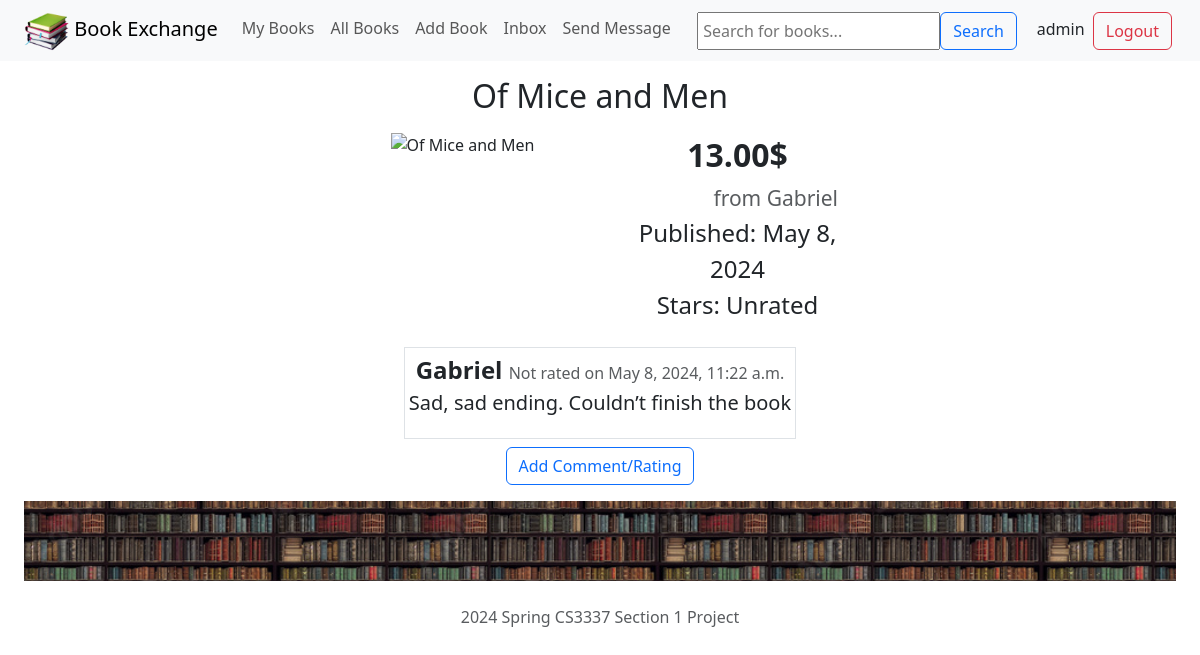
Page /book_detail/1 (signed in) on the committed database.
### bookMng/models.py (models this page shows, shortened)
class MainMenu(models.Model):
    item = models.CharField(max_length=200, unique=True)
    link = models.CharField(max_length=200, unique=True)

class Book(models.Model):
    name = models.CharField(max_length=200)
    web = models.URLField(max_length=300)
    price = models.DecimalField(decimal_places=2, max_digits=8)
    publishdate = models.DateField(auto_now=True)
    picture = models.FileField(upload_to='bookEx/static/uploads')
    pic_path = models.CharField(max_length=300, editable=False, blank=True)
    username = models.ForeignKey(User, blank=True, null=True, on_delete=models.CASCADE)
    @property
    def ratings_average(self):
        average = self.ratings.all().aggregate(models.Avg('value'))['value__avg']
        if average:
            return f"{average:.2g}/5 from {self.ratings_count} ratings"
        else:
            return "Unrated"

class Comment(models.Model):
    user = models.ForeignKey(User, blank=False, null=False, on_delete=models.CASCADE)
    commenter_body = models.TextField()
    date_added = models.DateTimeField(auto_now_add=True)
    book = models.ForeignKey(Book, blank=False, null=False, on_delete=models.CASCADE, related_name='comments')
    @property
    def rating_value(self): # can't name this just 'rating', because that's the related name
        try:
            return f"{self.rating.get().value:.2f}/5"
        except Rating.DoesNotExist:
            return "Not rated"

### bookMng/views.py (the view)
# urls.py: path('book_detail/<int:book_id>', views.book_detail, name='book_detail'),
@login_required(login_url=reverse_lazy('login'))
def book_detail(request, book_id):
    book = Book.objects.get(id=book_id)
    book.pic_path = book.picture.url[14:]
    return render(request,
                  'bookMng/book_detail.html',
                  {
                      'item_list': MainMenu.objects.all(),
                      'book': book
                  })

### bookEx/templates/bookMng/book_detail.html
{% extends "base.html" %}
{% load static %}
{% block content %}
<h2>{{ book.name }}</h2>
<div class="container p-2">
    <div class="row">
        <div class="col-md-6 offset-md-3">
            <div class="container">
                <div class="row">
                    <div class="col-sm">
                        <img class="img-fluid" src="{% static book.pic_path %}" alt="{{ book.name }}" class="book-image">
                    </div>
                    <div class="col-sm fs-4">
                        <strong class="fs-2">{{ book.price }}$</strong><br />
                        <small class="text-muted">&nbsp;&nbsp;&nbsp;&nbsp;&nbsp;&nbsp;&nbsp;&nbsp;&nbsp;&nbsp;&nbsp;&nbsp;&nbsp;&nbsp;from {{ book.username }}</small><br />
                        Published: {{ book.publishdate }}<br />
                        Stars: {{ book.ratings_average }}
                    </div>
                </div>
            </div>
        </div>
    </div>
</div>
<div class="container p-2">
    {% if not book.comments.all %}
    <p>No Comments Added Yet</p>
    {% else %}
    {% for comment in book.comments.all %}
    <div class="d-inline-block border border-rounded text-left p-1 m-2">
        <strong class="fs-4">{{comment.user}}&nbsp;</strong><small class="text-muted fs-6">{{comment.rating_value}} on {{comment.date_added}}</small><br />
        <p class="fs-5">{{comment.commenter_body}}</p>
    </div>
    <br />
    {% endfor %}
    {% endif %}
    <div>
        <a class="btn btn-outline-primary" href="{% url 'add-comment' book.id %}">Add Comment/Rating</a>
    </div>
</div>
{% endblock content %}

### bookEx/templates/base.html (shortened to what this page needs)
{% load static %}
<!DOCTYPE html>
<html lang="en">
<head>
    <link href="https://cdn.jsdelivr.net/npm/bootstrap@5.3.3/dist/css/bootstrap.min.css" rel="stylesheet">
</head>
<body>
    <header>
        <nav class="navbar navbar-expand-lg bg-body-tertiary navbar-light">
            <div class="container-fluid">
                <div class="collapse navbar-collapse container">
                    <ul class="navbar-nav">
                        <li>
                            <a class="navbar-brand" href="/">
                                <img src="{% static 'logo.png' %}" alt="Home" width="45" height="45" />
                                Book Exchange
                            </a>
                        </li>
                        {% block sidenav %}
                        {% for item in item_list %}
                        <li class="nav-item">
                            <a class="nav-link" href="{{ item.link }}">{{item.item}}</a>
                        </li>
                        {% endfor %}
                        {% endblock sidenav %}
                    </ul>
                </div>
                <form class="ms-auto d-inline-flex" action="{% url 'search' %}" method="post">
                    <input class="px-1" type="text" name="q" placeholder="Search for books...">
                    <button class="btn btn-outline-primary" type="submit">Search</button>
                </form>
                <span>
                    {% if user.is_authenticated %}
                    <form class="ms-auto text-nowrap px-3" action="{% url 'logout' %}?next=/" method="post">
                        <span class="px-1">{{ user.username }}</span>
                        <button class="btn btn-outline-danger" type="submit">Logout</button>
                    </form>
                    {% else %}
                    <form class="ms-auto text-nowrap px-3" action="{% url 'login' %}?next=/" method="get">
                        <span class="px-1">Not Logged In</span>
                        <button class="btn btn-outline-primary" type="submit">Login</button>
                        {% csrf_token %}
                    </form>
                    {% endif %}
                </span>
            </div>
        </nav>
    </header>
    <main class="container-fluid p-3 text-center">
        {% block content %}{% endblock content %}
        <img class="img-fluid p-2 w-100" src="{% static 'shelf.png' %}" alt="Banner">
    </main>
    <footer class="text-center text-muted">
        2024 Spring CS3337 Section 1 Project
    </footer>
</body>
</html>

### rows in the picture
MainMenu: item "My Books"
MainMenu: item "All Books"
MainMenu: item "Add Book"
MainMenu: item "Inbox"
MainMenu: item "Send Message"
Book: name "Of Mice and Men", price "13.00", username "Gabriel", publishdate "May 8, 2024", ratings_average "Unrated"
Comment: user "Gabriel", rating_value "Not rated", date_added "May 8, 2024, 11:22 a.m.", commenter_body "Sad, sad ending. Couldn’t finish the book"

### other values in the picture
{{ user.username }} "admin"
